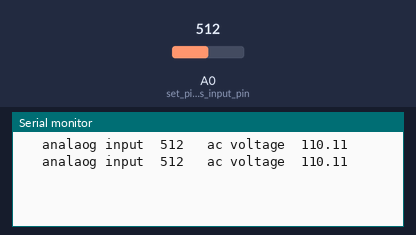
This sketch was run on a simulated Arduino Uno, built with avr-gcc and run on an emulated ATmega328P. On the bench: the last lines printed to the serial monitor. The inputs (shaded band) are chosen by the test bench; at power-on: A0 (set_pin_a0_as_input_pin) = 512.

Above: at 1.8 s.
1.9 s: A0 (set_pin_a0_as_input_pin) set to 716
At 2.7 s:
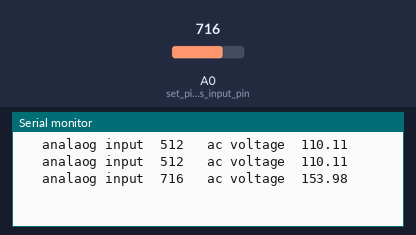
3.4 s: A0 (set_pin_a0_as_input_pin) set to 900
At 4.8 s:
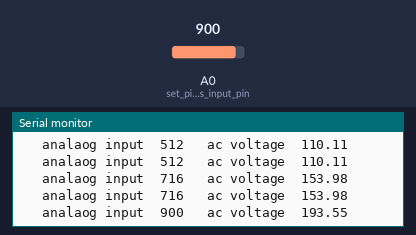
Timing chart, 0 to 6.4 s (numbered marks = the images above; inputs shaded):
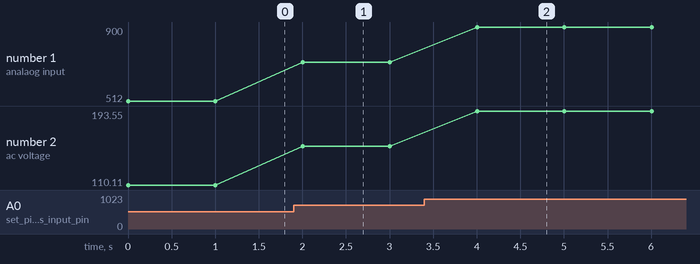

The sketch:

AC_voltage_sensing.ino
```cpp
int m;// initialise variable m
float n;//initialise variable n

void setup()
{
  pinMode(A0,INPUT); // set pin a0 as input pin
  Serial.begin(9600);// begin serial communication between arduino and pc
}

void loop()
{
  m=analogRead(A0);// read analog values from pin A0 across capacitor
   //n=(m* .304177);// converts analog value(x) into input ac supply value using this formula ( explained in woeking section)
  n=(m* .21505376);
   Serial.print("   analaog input  " ) ; // specify name to the corresponding value to be printed
   Serial.print(m) ; // print input analog value on serial monitor
   Serial.print("   ac voltage  ") ; // specify name to the corresponding value to be printed
   Serial.print(n) ; // prints the ac value on Serial monitor
   Serial.println();
   delay(1000);
}
```

Measured:
- after the input at 1.9 s, the serial monitor: prints a new line after 0.10 s (image 1)
- after the input at 3.4 s, the serial monitor: prints a new line after 0.60 s (image 2)
- plotted number 1: 512 → 716 after the input at 1.9 s, 716 → 900 after the input at 3.4 s
- plotted number 2: 110.11 → 153.98 after the input at 1.9 s, 153.98 → 193.55 after the input at 3.4 s
